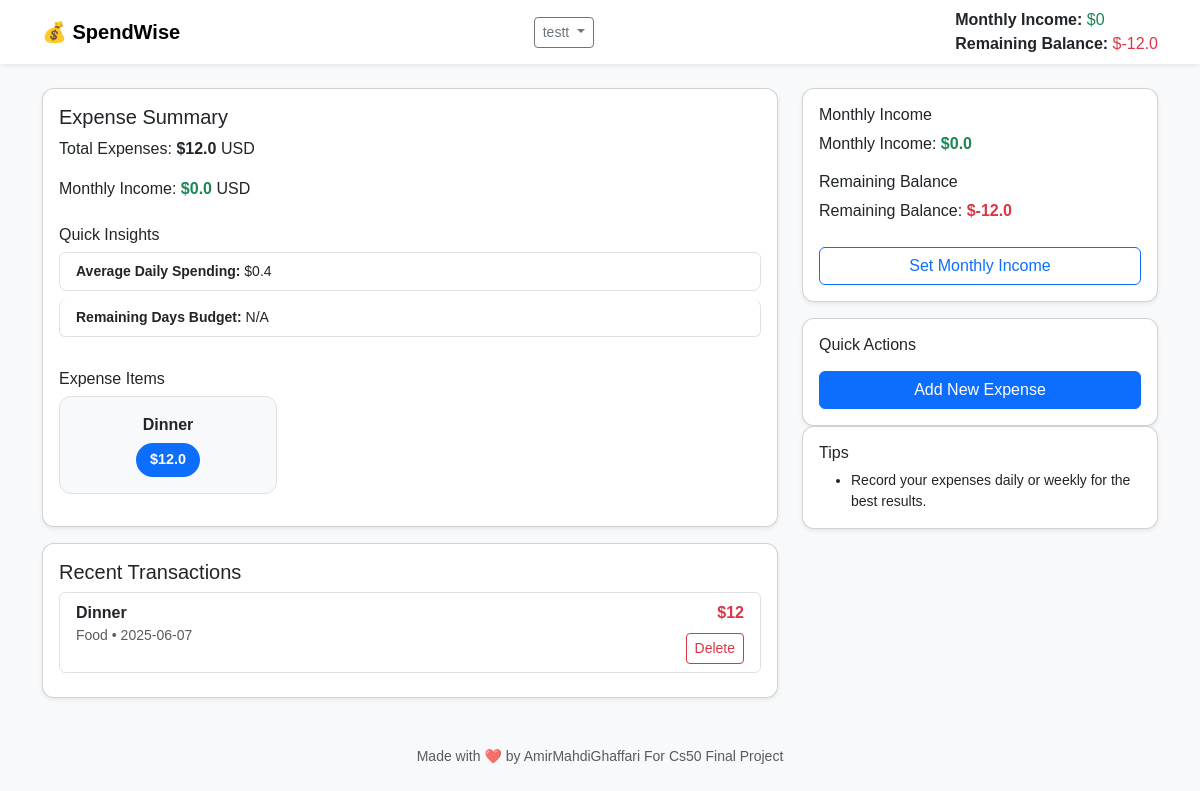
/ (signed in), run on the app's committed database.
### tables this page shows
CREATE TABLE users (
        id INTEGER PRIMARY KEY AUTOINCREMENT,
        username TEXT NOT NULL UNIQUE,
        password TEXT NOT NULL,
        monthly_income REAL DEFAULT 0
    );

CREATE TABLE expenses (
        id INTEGER PRIMARY KEY AUTOINCREMENT,
        user_id INTEGER,
        title TEXT NOT NULL,
        category TEXT NOT NULL,
        amount REAL NOT NULL,
        date TEXT NOT NULL,
        note TEXT,
        label TEXT DEFAULT 'default',
        color TEXT DEFAULT '#3498db',
        FOREIGN KEY (user_id) REFERENCES users(id)
    );

### app.py (the view)
@app.route('/')
def index():
    if 'user_id' not in session:
        return redirect(url_for('login'))  # Redirect to login if not logged in
    user_id = session['user_id']
    conn = get_db_conn()
    cur = conn.cursor()
    cur.execute('SELECT * FROM expenses WHERE user_id = ? ORDER BY date DESC', (user_id,))
    expenses = cur.fetchall()
    cur.execute('SELECT SUM(amount) as total FROM expenses WHERE user_id = ?', (user_id,))
    total_row = cur.fetchone()
    total = total_row['total'] if total_row and total_row['total'] is not None else 0
    cur.execute('SELECT monthly_income FROM users WHERE id = ?', (user_id,))
    user = cur.fetchone()
    monthly_income = user['monthly_income'] if user and user['monthly_income'] is not None else 0
    remaining_balance = monthly_income - total
    conn.close()
    return render_template(
        'index.html',
        expenses=expenses,
        total=total,
        monthly_income=monthly_income,
        remaining_balance=remaining_balance
    )

### app.py (called while the page is built)
def get_db_conn():
    conn = sqlite3.connect(DB)
    conn.row_factory = sqlite3.Row  # Allows column access by name
    return conn

### templates/index.html (shortened to what this page needs)
{% extends 'base.html' %}
{% block content %}
<div class="row">
  <div class="col-md-8">
    <div class="card mb-3 shadow-sm">
      <div class="card-body">
        <h5 class="card-title">Expense Summary</h5>
        <p class="card-text">Total Expenses: <strong>${{ total }}</strong> USD</p>
        <p class="card-text">
          Monthly Income: <strong class="text-success">${{ monthly_income }}</strong> USD
        </p>
        <div class="mt-4">
          <h6>Quick Insights</h6>
          <ul class="list-group small">
            <li class="list-group-item">
              <strong>Average Daily Spending:</strong>
              ${{ (total / 30)|round(2) }}
            </li>
            <li class="list-group-item">
              <strong>Remaining Days Budget:</strong>
              {% if monthly_income %}
                ${{ ((monthly_income - total) / 30)|round(2) }} / day
              {% else %}
                N/A
              {% endif %}
            </li>
          </ul>
        </div>
        <h6 class="mt-4">Expense Items</h6>
        <div class="row">
          {% for e in expenses %}
            <div class="col-4 mb-3">
              <div class="p-3 text-center expense-card">
                <div class="fw-bold">{{ e['title'] }}</div>
                <div class="expense-amount">${{ e['amount'] }}</div>
              </div>
            </div>
          {% else %}
            <div class="col-12 text-muted">No expenses recorded yet.</div>
          {% endfor %}
        </div>
      </div>
    </div>
    <div class="card shadow-sm">
      <div class="card-body">
        <h5 class="card-title">Recent Transactions</h5>
        <div class="list-group">
          {% for e in expenses %}
            {% include 'expense_row.html' %}
          {% else %}
            <div class="text-center text-muted p-3">No expenses recorded yet.</div>
          {% endfor %}
        </div>
      </div>
    </div>
  </div>
  <div class="col-md-4">
    <div class="card shadow-sm mb-3">
      <div class="card-body">
        <h6>Monthly Income</h6>
        <p class="card-text">
          Monthly Income: <strong class="text-success">${{ monthly_income }}</strong>
        </p>
        <h6>Remaining Balance</h6>
        <p class="card-text">
          Remaining Balance:
          <strong class="{% if remaining_balance < 0 %}text-danger{% else %}text-success{% endif %}">
            ${{ remaining_balance }}
          </strong>
        </p>
        <a href="{{ url_for('set_income') }}" class="btn btn-outline-primary w-100 mt-2">Set Monthly Income</a>
      </div>
    </div>
    <div class="card shadow-sm">
      <div class="card-body">
        <h6>Quick Actions</h6>
        <a href="{{ url_for('add') }}" class="btn btn-primary w-100 mt-2">Add New Expense</a>
      </div>
    </div>
    <div class="card shadow-sm">
      <div class="card-body">
        <h6>Tips</h6>
        <ul class="small mb-0">
          <li>Record your expenses daily or weekly for the best results.</li>
        </ul>
      </div>
    </div>
  </div>
</div>
{% endblock %}

### templates/base.html (shortened to what this page needs)
<!doctype html>
<html lang="en">
  <head>
    <link href="https://cdn.jsdelivr.net/npm/bootstrap@5.3.2/dist/css/bootstrap.min.css" rel="stylesheet">
    <link rel="stylesheet" href="{{ url_for('static', filename='style.css') }}">
  </head>
  <body class="bg-light">
    <nav class="navbar navbar-expand-lg navbar-light bg-white shadow-sm">
      <div class="container">
        <a class="navbar-brand" href="{{ url_for('index') }}">💰 SpendWise</a>
        {% if 'user_id' in session %}
          <div class="dropdown">
            <button class="btn btn-outline-secondary btn-sm dropdown-toggle" type="button" id="dropdownMenuButton" data-bs-toggle="dropdown" aria-expanded="false">
              {{ session['username'] }}
            </button>
          </div>
          <div class="ms-4">
            <span><strong>Monthly Income:</strong>
              <span class="text-success">${{ monthly_income or 0 }}</span>
            </span><br>
            <span><strong>Remaining Balance:</strong>
              <span class="{% if remaining_balance is defined and remaining_balance < 0 %}text-danger{% else %}text-success{% endif %}">
                ${{ remaining_balance if remaining_balance is defined else 0 }}
              </span>
            </span>
          </div>
        {% else %}
          <a class="btn btn-outline-primary btn-sm" href="{{ url_for('login') }}">Login</a>
        {% endif %}
      </div>
    </nav>
    <main class="container mt-4">
      {% block content %}{% endblock %}
    </main>
    <footer class="text-center mt-5 mb-3 text-muted small">
      Made with ❤️ by AmirMahdiGhaffari For Cs50 Final Project
    </footer>
  </body>
</html>

### templates/expense_row.html (shortened to what this page needs)
<div class="list-group-item d-flex justify-content-between align-items-start">
  <div>
    <div class="fw-bold">{{ e['title'] or 'No Title' }}</div>
    <div class="small text-muted">{{ e['category'] }} • {{ e['date'] }}</div>
  </div>
  <div class="text-end">
    <div class="fw-bold text-danger">
      ${{ '{:,.0f}'.format(e['amount']) }}
    </div>
    <form action="{{ url_for('delete', exp_id=e['id']) }}" method="post" onsubmit="return confirm('Are you sure?');">
      <button class="btn btn-sm btn-outline-danger mt-2">Delete</button>
    </form>
  </div>
</div>

### static/style.css (style rules this page uses)
body { font-family: 'Arial', sans-serif; }
.navbar-brand { font-weight: 700; }
.card { border-radius: 12px; }
.list-group-item { background: white; border-radius: 8px; margin-bottom: 8px; }

### templates/index.html (style rules this page uses)
.expense-card { transition: transform 0.2s ease, box-shadow 0.2s ease; background: #f8f9fa; border: 1px solid #e0e0e0; border-radius: 12px; cursor: pointer; }
.expense-amount { display: inline-block; padding: 6px 14px; font-size: 0.9rem; font-weight: bold; background: #0d6efd; color: white; border-radius: 20px; margin-top: 6px; }

### data on the page
users: username "testt", monthly_income "0", monthly_income "0.0"
expenses: title "Dinner", amount "12.0", category "Food", date "2025-06-07", amount "12"

### other printed values
{{ remaining_balance if remaining_balance is defined else 0 }} "-12.0"
{{ total }} "12.0"
{{ (total / 30)|round(2) }} "0.4"
{{ remaining_balance }} "-12.0"
